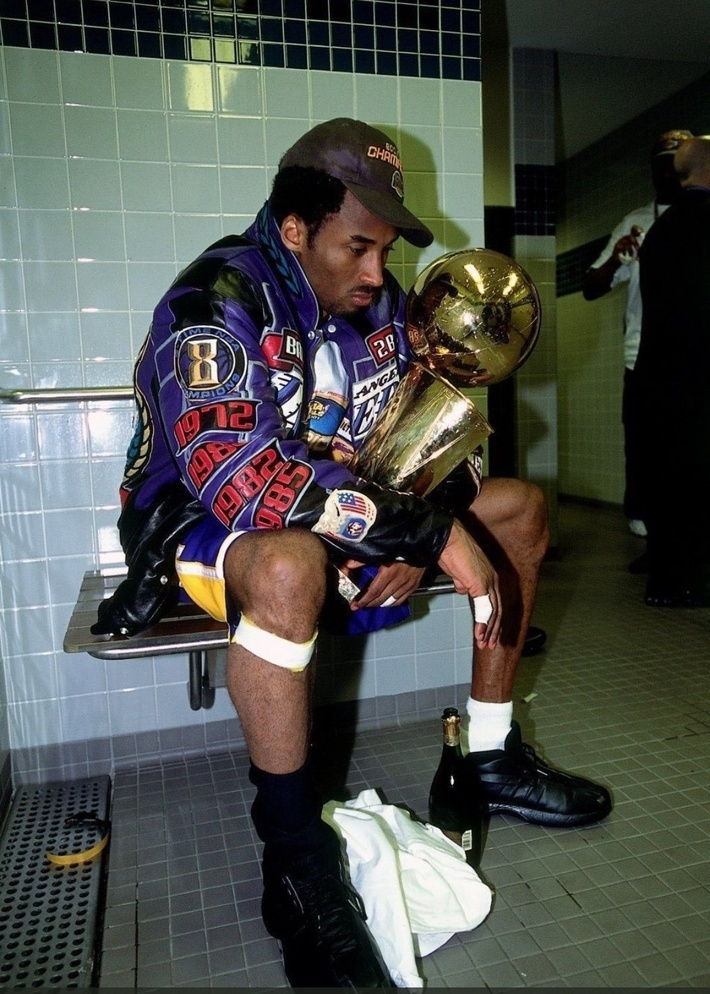
#> input picture Week 3/img/Kobe.jpeg, 710 x 994 px, shrunk from 1080 x 1511 before the run
$ jupyter execute 'WEEK 3 PROJECTS.ipynb'
#> lines starting #> are read from the running program, lines starting #| are printed output that depends on the picture
[cell 1]
# week-3/practice-1.ipynb

import numpy as np
import matplotlib.pyplot as plt
import cv2 as cv

img = cv.imread('img/Kobe.jpeg', 0)
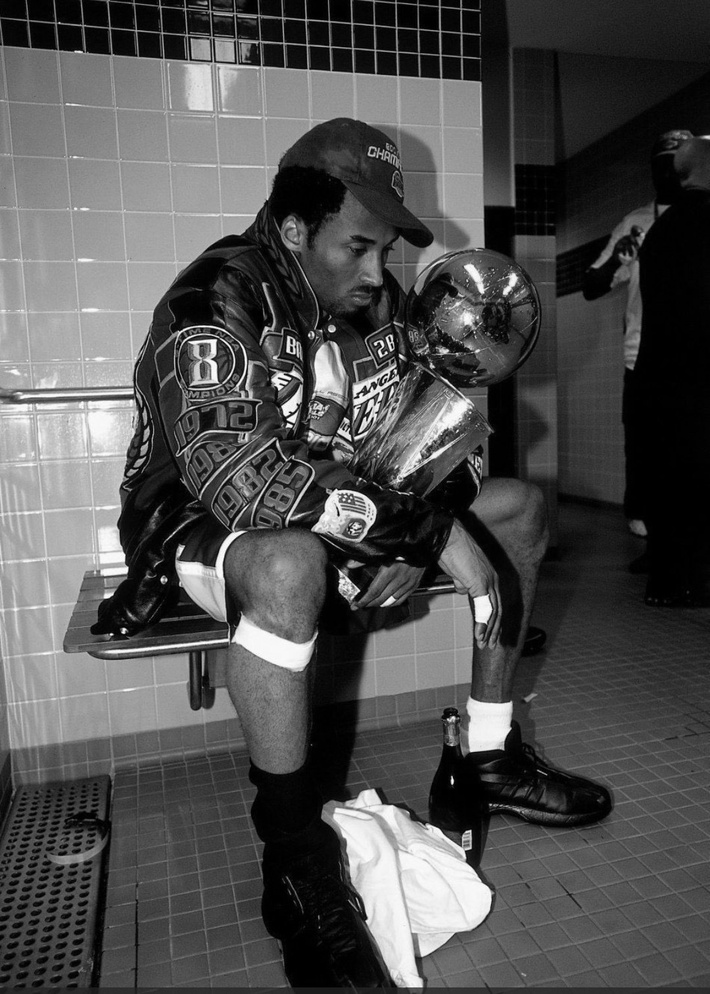
#> img: shape (994, 710); min 0, max 255, mean 79.4
rows, cols = img.shape
#> rows = 994; cols = 710

  #Plot the original image
plt.subplot(1, 2, 1)
plt.title("Original")
plt.imshow(img)

M = np.float32([[1, 0, 100], [0, 1, 50]])
transl = cv.warpAffine(img, M, (cols, rows))
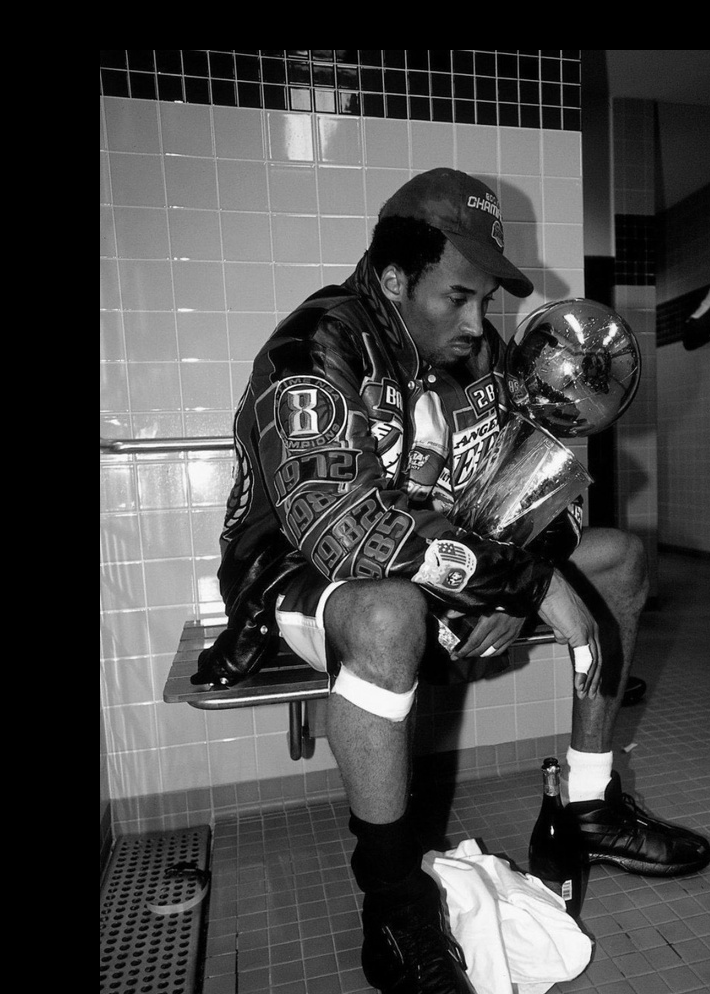
#> transl: shape (994, 710); min 0, max 255, mean 71.3

 #Plot the translated image
plt.subplot(1, 2, 2)
plt.title("Translated Image")
plt.imshow(transl)

cv.waitKey(0)
cv.destroyAllWindows()
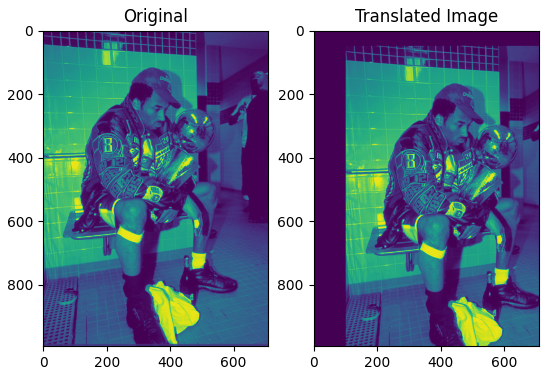
#> figure drawn by matplotlib, 2 panels
